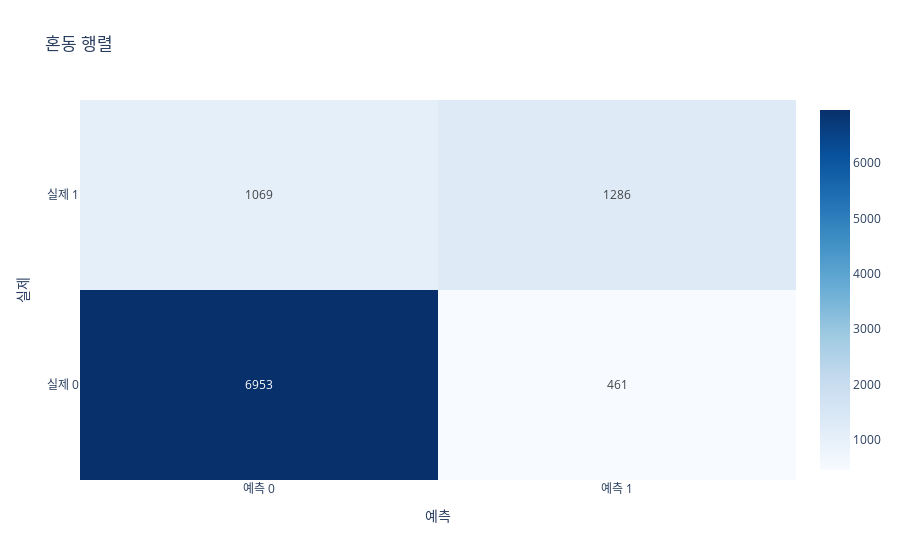

Here is the notebook cell this chart was saved with:
### Markdown cell above
예측 평가

### Code cell
# 실제 테스트 데이터의 레이블 (income 열)
y_true = y_test.replace({
    '<=50K': 0,
    '<=50K.': 0,
    '>50K': 1,
    '>50K.': 1
})

# 정확도 계산
accuracy = accuracy_score(y_true, y_preds)
print(f'정확도: {accuracy:.4f}')

# 정밀도 계산
precision = precision_score(y_true, y_preds)
print(f'정밀도: {precision:.4f}')

# 재현율 계산
recall = recall_score(y_true, y_preds)
print(f'재현율: {recall:.4f}')

# F1 점수 계산
f1 = f1_score(y_true, y_preds)
print(f'F1 점수: {f1:.4f}')

# 혼동 행렬 출력
from sklearn.metrics import confusion_matrix
import plotly.graph_objects as go

cm = confusion_matrix(y_true, y_preds)

fig = go.Figure(data=go.Heatmap(
    z=cm,
    x=['예측 0', '예측 1'],
    y=['실제 0', '실제 1'],
    hoverongaps = False,
    text=cm,
    texttemplate="%{text}",
    colorscale='Blues'
))

fig.update_layout(
    title='혼동 행렬',
    xaxis_title='예측',
    yaxis_title='실제'
)

fig.show()

### Figure 1 — Plotly figure (JSON) as saved in the notebook; plotly's stock layout.template omitted (floating-point values rounded to 4 significant figures)
{"data": [{"colorscale": [[0, "rgb(247,251,255)"], [0.125, "rgb(222,235,247)"], [0.25, "rgb(198,219,239)"], [0.375, "rgb(158,202,225)"], [0.5, "rgb(107,174,214)"], [0.625, "rgb(66,146,198)"], [0.75, "rgb(33,113,181)"], [0.875, "rgb(8,81,156)"], [1, "rgb(8,48,107)"]], "hoverongaps": false, "text": [[6953, 461], [1069, 1286]], "texttemplate": "%{text}", "type": "heatmap", "x": ["예측 0", "예측 1"], "y": ["실제 0", "실제 1"], "z": [[6953, 461], [1069, 1286]]}], "layout": {"title": {"text": "혼동 행렬"}, "xaxis": {"title": {"text": "예측"}}, "yaxis": {"title": {"text": "실제"}}}}
